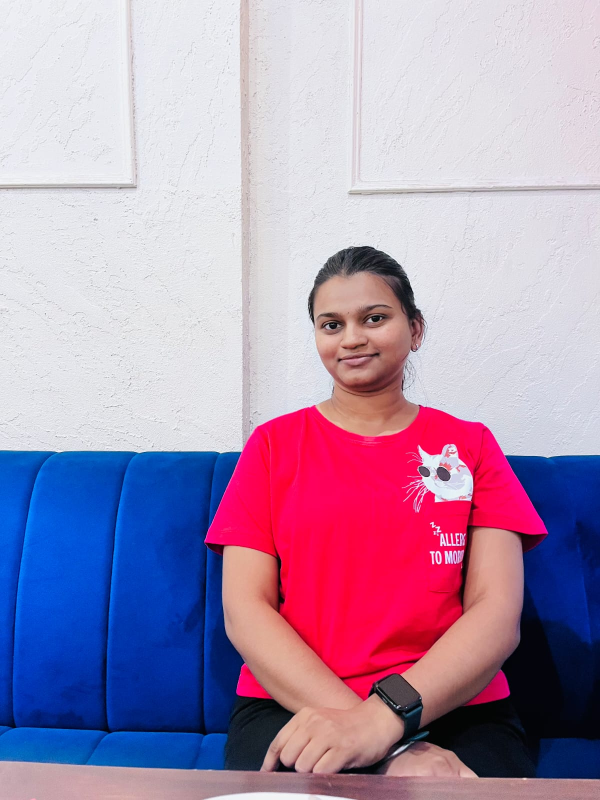
#> input picture data/original_portrait_casual.jpg, 1200 x 1600 px (shown at 1/2 size); the run also reads 1 picture not shown here
$ python run_all.py
#> lines starting #> are read from the running program, lines starting #| are printed output that depends on the picture; after the words box and inside, x2 and y2 are one past the last pixel; in counts of white or black regions, pixels touching at a corner belong together
"""
CCA 3 Computer Vision practical project.
Run from the project root: python src/run_all.py
"""
from pathlib import Path
import cv2, numpy as np, csv
from skimage.metrics import peak_signal_noise_ratio, structural_similarity
from skimage.feature import hog
from skimage import exposure
import matplotlib.pyplot as plt

ROOT = Path(__file__).resolve().parents[1]
DATA, OUT = ROOT / "data", ROOT / "outputs"
OUT.mkdir(exist_ok=True)
IMG1 = cv2.imread(str(DATA / "original_portrait_casual.jpg"))
#> IMG1 is the input picture: shape (1600, 1200, 3); mean B, G, R 176.7, 146.5, 171.3
IMG2 = cv2.imread(str(DATA / "second_portrait_formal.jpg"))
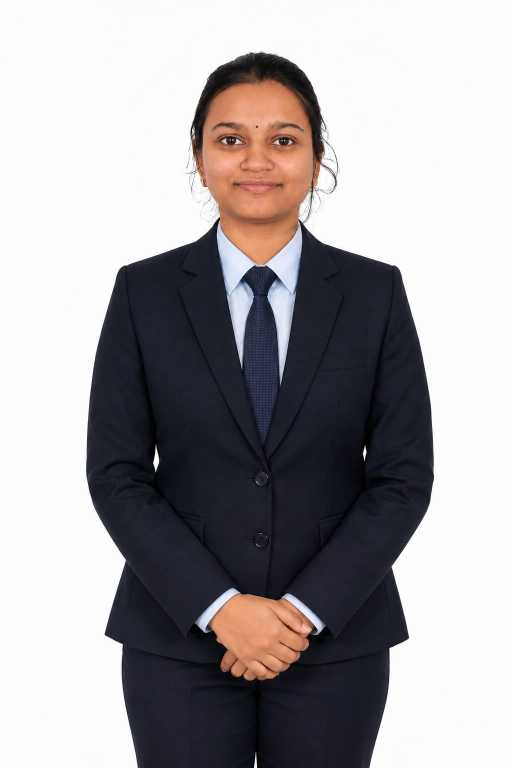
#> input picture data/second_portrait_formal.jpg, 1024 x 1536 px (shown at 1/2 size)
#> IMG2 is the input picture: shape (1536, 1024, 3); mean B, G, R 163.2, 161.3, 164.5
if IMG1 is None or IMG2 is None:
    raise FileNotFoundError("Place both portrait images in the data folder using the supplied filenames.")
rng = np.random.default_rng(42)
rgb = cv2.cvtColor(IMG1, cv2.COLOR_BGR2RGB)
h, w = rgb.shape[:2]
#> h = 1600; w = 1200
gaussian_noisy = np.clip(rgb.astype(np.float32) + rng.normal(0, 22, rgb.shape), 0, 255).astype(np.uint8)
sp_noisy = rgb.copy()
r = rng.random((h, w))
sp_noisy[r < .025] = 0
sp_noisy[r > .975] = 255
gaussian_restored = cv2.GaussianBlur(gaussian_noisy, (5, 5), 1.2)
median_restored = cv2.medianBlur(sp_noisy, 5)

def save_rgb(name, im):
    cv2.imwrite(str(OUT / name), cv2.cvtColor(im, cv2.COLOR_RGB2BGR))
save_rgb("01_original.png", rgb)
save_rgb("02_gaussian_noise.png", gaussian_noisy)
save_rgb("03_gaussian_restored.png", gaussian_restored)
save_rgb("04_salt_pepper_noise.png", sp_noisy)
save_rgb("05_median_restored.png", median_restored)
metrics = [
    ["Gaussian noise + Gaussian filter",
     peak_signal_noise_ratio(rgb, gaussian_restored, data_range=255),
     structural_similarity(rgb, gaussian_restored, channel_axis=2, data_range=255)],
    ["Salt-and-pepper noise + Median filter",
     peak_signal_noise_ratio(rgb, median_restored, data_range=255),
     structural_similarity(rgb, median_restored, channel_axis=2, data_range=255)]
]
#> metrics = [['Gaussian noise + Gaussian filter', 30.31, 0.67], ['Salt-and-pepper noise + Median filter', 33.13, 0.842]]
with open(OUT / "restoration_metrics.csv", "w", newline="") as f:
    writer = csv.writer(f); writer.writerow(["Experiment", "PSNR_dB", "SSIM"]); writer.writerows(metrics)

# Thresholding, morphology, Canny, watershed on second portrait.
gray = cv2.cvtColor(IMG2, cv2.COLOR_BGR2GRAY)
_, binary = cv2.threshold(gray, 0, 255, cv2.THRESH_BINARY_INV + cv2.THRESH_OTSU)
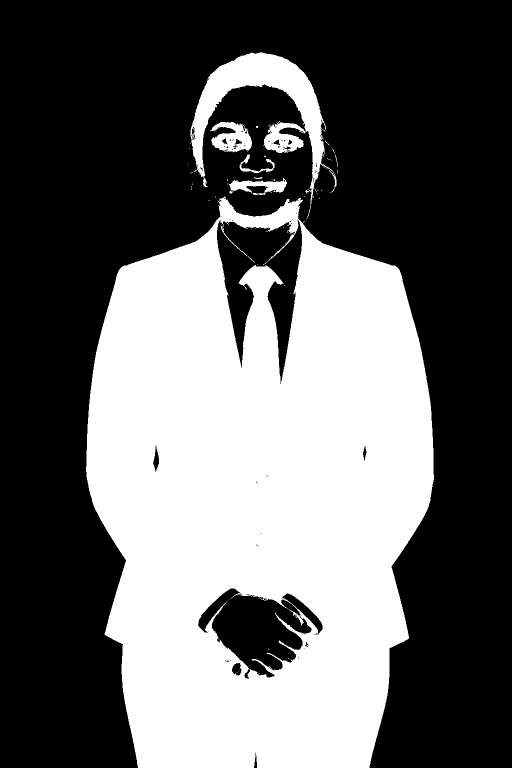
#> binary: shape (1536, 1024) (shown at 1/2 size); 39.1% white; 96 white regions (85 under 20 px), largest, box (x1, y1, x2, y2) and area: (172, 393, 868, 1536) 583585, (381, 104, 673, 438) 21890, (420, 244, 504, 305) 3123
kernel = np.ones((5, 5), np.uint8)
ops = {
    "06_binary_mask.png": binary,
    "07_erosion.png": cv2.erode(binary, kernel, iterations=1),
    "08_dilation.png": cv2.dilate(binary, kernel, iterations=1),
    "09_opening.png": cv2.morphologyEx(binary, cv2.MORPH_OPEN, kernel),
    "10_closing.png": cv2.morphologyEx(binary, cv2.MORPH_CLOSE, kernel),
    "11_canny_edges.png": cv2.Canny(gray, 80, 160)
}
for name, im in ops.items(): cv2.imwrite(str(OUT / name), im)
#> this loop made 6 passes
#> name on passes 1 to 6: '06_binary_mask.png', '07_erosion.png', '08_dilation.png', '09_opening.png', '10_closing.png', '11_canny_edges.png'
sure_bg = cv2.dilate(binary, kernel, iterations=3)
#> sure_bg: shape (1536, 1024); 43.6% white; 3 white regions, box (x1, y1, x2, y2) and area: (166, 98, 874, 1536) 685696, (377, 356, 393, 386) 420, (506, 246, 523, 262) 268
dist = cv2.distanceTransform(binary, cv2.DIST_L2, 5)
_, sure_fg = cv2.threshold(dist, .35 * dist.max(), 255, 0)
#> sure_fg: shape (1536, 1024) float32; 19.2% white; 1 white region, box (x1, y1, x2, y2) and area: (224, 538, 816, 1536) 302219
sure_fg = np.uint8(sure_fg)
unknown = cv2.subtract(sure_bg, sure_fg)
#> unknown: shape (1536, 1024); 24.4% white; 7 white regions, largest, box (x1, y1, x2, y2) and area: (166, 98, 874, 1536) 267048, (344, 899, 698, 1409) 82996, (254, 839, 370, 996) 14345
_, markers = cv2.connectedComponents(sure_fg)
markers += 1
markers[unknown == 255] = 0
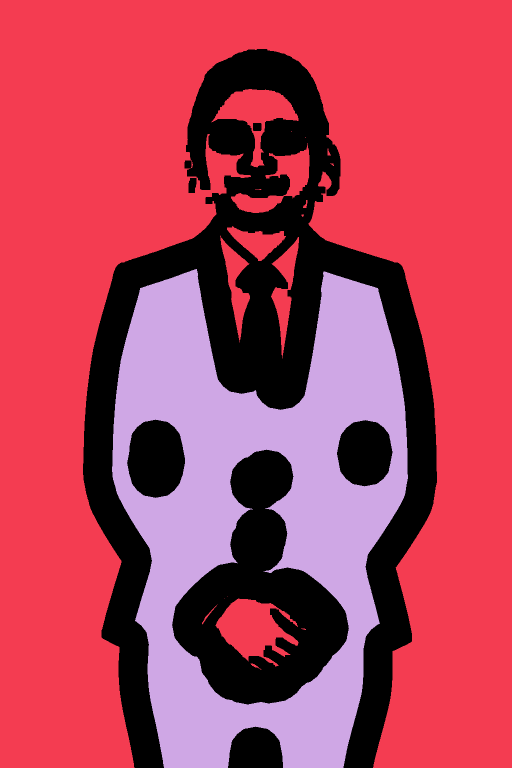
#> markers: shape (1536, 1024) int32 (shown at 1/2 size); 3 distinct labels, from 0 to 2; one colour per label, 0 black
markers = cv2.watershed(IMG2.copy(), markers)
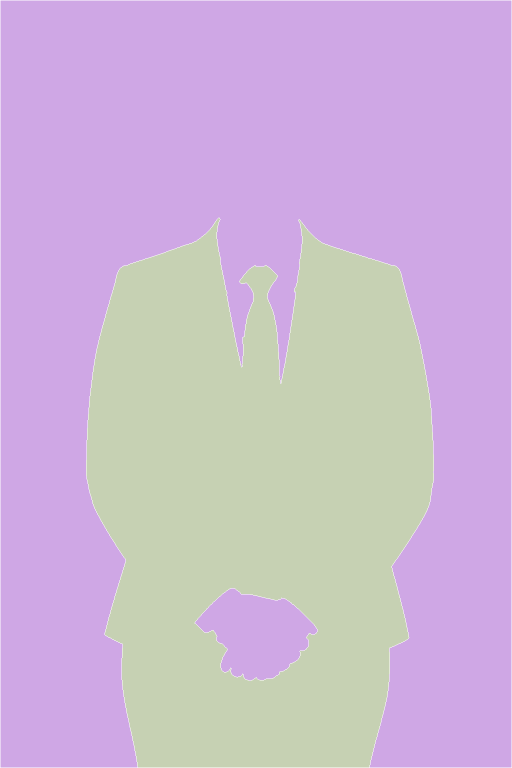
#> markers: shape (1536, 1024) int32 (shown at 1/2 size); 3 distinct labels, from -1 to 2; one colour per label, 0 black, -1 white
watershed = IMG2.copy(); watershed[markers == -1] = [0, 0, 255]
#> after `watershed[markers == -1] = [0, 0, 255]`: watershed: shape (1536, 1024, 3); 0.59% of pixels changed, all inside (x1, y1, x2, y2) = (0, 0, 1024, 1536)
cv2.imwrite(str(OUT / "12_watershed_boundaries.png"), watershed)

# HOG visualization.
gray1 = cv2.cvtColor(IMG1, cv2.COLOR_BGR2GRAY)
_, hog_image = hog(gray1, orientations=9, pixels_per_cell=(16, 16),
                   cells_per_block=(2, 2), visualize=True, block_norm="L2-Hys")
plt.figure(figsize=(7, 8)); plt.imshow(exposure.rescale_intensity(hog_image), cmap="gray")
plt.axis("off"); plt.title("HOG visualization"); plt.tight_layout()
plt.savefig(OUT / "13_hog_visualization.png", dpi=150); plt.close()

# SIFT matching between the two supplied photographs and rotated first image.
def fit_size(im, maxdim=900):
#> called with maxdim = 900
    hh, ww = im.shape[:2]; scale = min(1, maxdim / max(hh, ww))
#> after `hh, ww = im.shape[:2]`: hh = 1600; ww = 1200
#> after `scale = min(1, maxdim / max(hh, ww))`: scale = 0.562
    return cv2.resize(im, (int(ww * scale), int(hh * scale))) if scale < 1 else im.copy()
a = cv2.cvtColor(fit_size(IMG1), cv2.COLOR_BGR2GRAY)
b = cv2.cvtColor(fit_size(IMG2), cv2.COLOR_BGR2GRAY)
sift = cv2.SIFT_create(); k1, d1 = sift.detectAndCompute(a, None); k2, d2 = sift.detectAndCompute(b, None)
#> after `k1, d1 = sift.detectAndCompute(a, None)`: k1 = 472 keypoints; strongest (x, y, size): (499, 533, 10.3), (445, 847, 2.5), (516, 610, 1.9), (487, 633, 1.9)
#> after `k2, d2 = sift.detectAndCompute(b, None)`: k2 = 300 keypoints; strongest (x, y, size): (183, 541, 5.8), (305, 328, 22.4), (330, 354, 21.3), (281, 355, 20.5)
matcher = cv2.BFMatcher()
def ratio_matches(dA, dB):
    if dA is None or dB is None or len(dB) < 2: return []
    return [m for m, n in matcher.knnMatch(dA, dB, k=2) if m.distance < .75 * n.distance]
matches = ratio_matches(d1, d2)
#> matches = 17 matches
cv2.imwrite(str(OUT / "14_sift_keypoints_first.jpg"),
            cv2.drawKeypoints(a, k1, None, flags=cv2.DRAW_MATCHES_FLAGS_DRAW_RICH_KEYPOINTS))
cv2.imwrite(str(OUT / "15_sift_keypoints_second.jpg"),
            cv2.drawKeypoints(b, k2, None, flags=cv2.DRAW_MATCHES_FLAGS_DRAW_RICH_KEYPOINTS))
cv2.imwrite(str(OUT / "16_sift_matching_two_portraits.jpg"),
            cv2.drawMatches(a, k1, b, k2, matches[:60], None,
                            flags=cv2.DrawMatchesFlags_NOT_DRAW_SINGLE_POINTS))
rot = cv2.warpAffine(a, cv2.getRotationMatrix2D((a.shape[1]/2, a.shape[0]/2), 15, 1),
                     (a.shape[1], a.shape[0]))
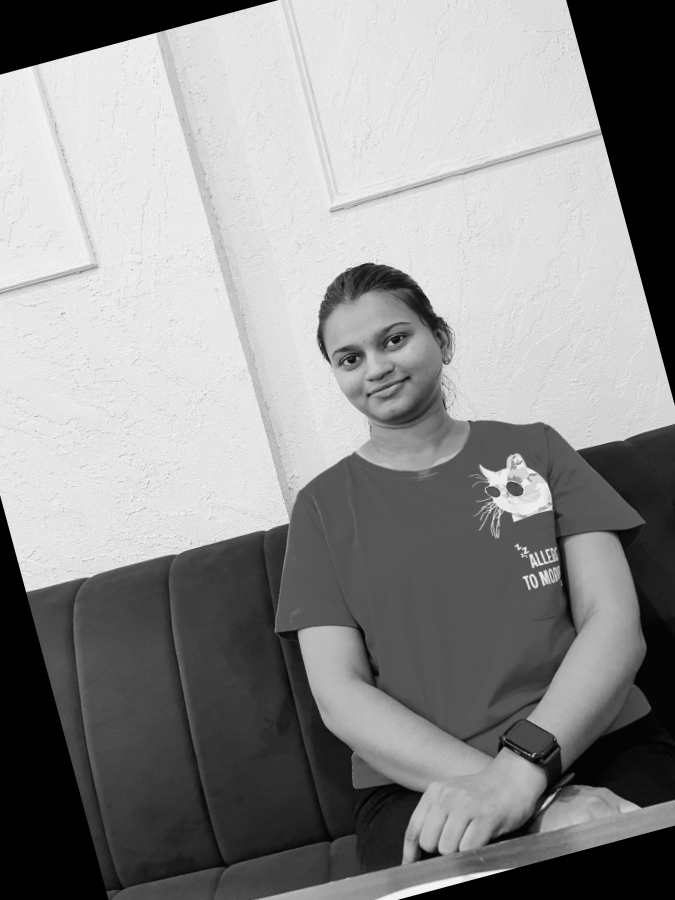
#> rot: shape (900, 675); min 0, max 246, mean 141.1
kr, dr = sift.detectAndCompute(rot, None); rm = ratio_matches(d1, dr)
#> after `kr, dr = sift.detectAndCompute(rot, None)`: kr = 573 keypoints; strongest (x, y, size): (515, 488, 10.3), (544, 806, 2.5), (594, 818, 43.1), (33, 579, 18.1)
#> after `rm = ratio_matches(d1, dr)`: rm = 290 matches
cv2.imwrite(str(OUT / "17_sift_rotation_matching.jpg"),
            cv2.drawMatches(a, k1, rot, kr, rm[:60], None,
                            flags=cv2.DrawMatchesFlags_NOT_DRAW_SINGLE_POINTS))
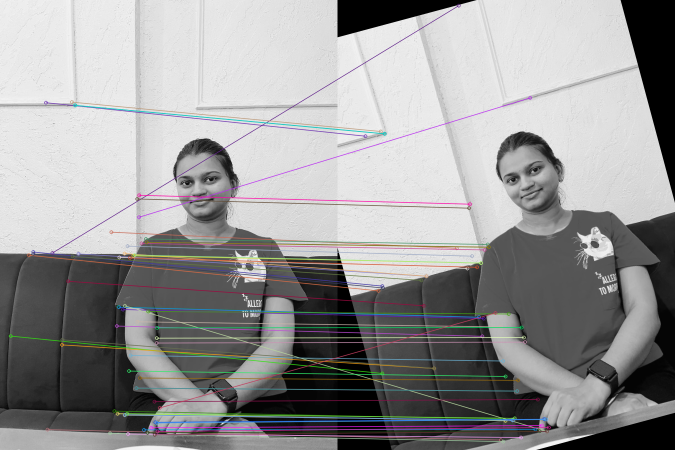
#> saved as 17_sift_rotation_matching.jpg: shape (900, 1350, 3) (shown at 1/2 size); mean B, G, R 150.4, 150.1, 150.5

# Viola-Jones/Haar face detection.
cascade = cv2.CascadeClassifier(cv2.data.haarcascades + "haarcascade_frontalface_default.xml")
face_counts = []
for i, im in enumerate([IMG1, IMG2], 1):
    faces = cascade.detectMultiScale(cv2.cvtColor(im, cv2.COLOR_BGR2GRAY),
                                     scaleFactor=1.1, minNeighbors=5, minSize=(40, 40))
    annotated = im.copy()
    for x, y, ww, hh in faces:
        cv2.rectangle(annotated, (x, y), (x+ww, y+hh), (0,255,0), 3)
        cv2.putText(annotated, "Haar face", (x, y-10), cv2.FONT_HERSHEY_SIMPLEX, .8, (0,255,0), 2)
    cv2.imwrite(str(OUT / f"18_haar_face_detection_{i}.jpg"), annotated)
    face_counts.append(len(faces))
#> this loop made 2 passes
#> (i, faces) on passes 1 to 2: (1, [[592, 550, 237, 237]]), (2, [[370, 171, 288, 288]])
#> after the loop, face_counts = [1, 1]

# Video: frame differencing, MOG2 background subtraction and Lucas-Kanade flow.
video = DATA / "sample_video_coverr.mp4"
cap = cv2.VideoCapture(str(video))
if cap.isOpened():
    fps = cap.get(cv2.CAP_PROP_FPS); count = int(cap.get(cv2.CAP_PROP_FRAME_COUNT))
#> after `fps = cap.get(cv2.CAP_PROP_FPS)`: fps = 30
#> after `count = int(cap.get(cv2.CAP_PROP_FRAME_COUNT))`: count = 1
    ok, prev = cap.read()
    if ok:
        prev = cv2.resize(prev, (640, int(prev.shape[0] * 640 / prev.shape[1])))
#> prev: shape (853, 640, 3)
        prevgray = cv2.cvtColor(prev, cv2.COLOR_BGR2GRAY)
        mog = cv2.createBackgroundSubtractorMOG2(history=100, varThreshold=25, detectShadows=True)
        mog.apply(prev); saved = 0
        while True:
            ok, frame = cap.read()
            if not ok: break
            if int(cap.get(cv2.CAP_PROP_POS_FRAMES)) % 5: continue
            frame = cv2.resize(frame, (640, int(frame.shape[0] * 640 / frame.shape[1])))
            gray = cv2.cvtColor(frame, cv2.COLOR_BGR2GRAY)
            diff = cv2.medianBlur(cv2.threshold(cv2.absdiff(prevgray, gray), 25, 255,
                                                cv2.THRESH_BINARY)[1], 5)
#> diff: shape (853, 640); every value is 0
            fg = cv2.medianBlur(mog.apply(frame), 5)
            flowvis = frame.copy()
            p0 = cv2.goodFeaturesToTrack(prevgray, maxCorners=100, qualityLevel=.3,
                                         minDistance=7, blockSize=7)
#> p0 = 27 rows, first 8: [483, 579], [467, 564], [466, 532], [462, 589], [489, 571], [461, 559], [350, 346], [455, 505]
            if p0 is not None:
                p1, st, err = cv2.calcOpticalFlowPyrLK(prevgray, gray, p0, None)
#> p1 has the same summary as p0; st = 27 values from 1 to 1; err = 27 values from 0 to 0
                if p1 is not None:
                    for new, old in zip(p1[st.flatten()==1], p0[st.flatten()==1]):
                        x, y = new.ravel().astype(int); ox, oy = old.ravel().astype(int)
                        cv2.arrowedLine(flowvis, (ox,oy), (x,y), (0,255,0), 1, tipLength=.3)
                        cv2.circle(flowvis, (x,y), 2, (0,0,255), -1)
#> this loop made 27 passes
#> (x, y, ox, oy) on passes 1 to 12: (483, 579, 483, 579), (467, 564, 467, 564), (466, 532, 466, 532), (462, 589, 462, 589), (489, 571, 489, 571), (461, 559, 461, 559), (350, 346, 350, 346), (455, 505, 455, 505), (468, 599, 468, 599), (500, 531, 500, 531), (394, 339, 394, 339), (422, 752, 422, 752)
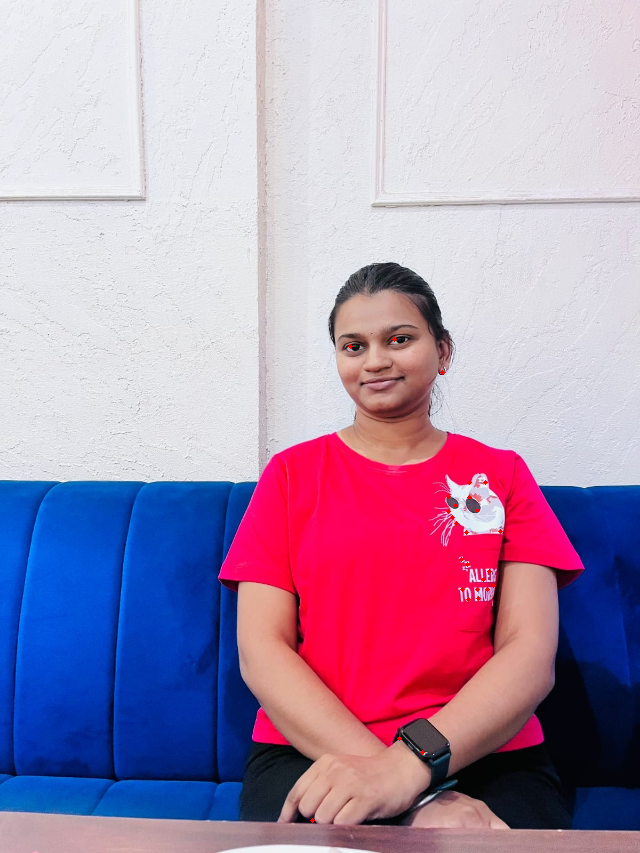
#> flowvis: shape (853, 640, 3); mean B, G, R 176.5, 146.3, 171.3
            if saved < 6:
                cv2.imwrite(str(OUT / f"video_frame_{saved+1}.jpg"), frame)
                cv2.imwrite(str(OUT / f"video_frame_difference_{saved+1}.jpg"), diff)
                cv2.imwrite(str(OUT / f"video_mog2_foreground_{saved+1}.jpg"), fg)
                cv2.imwrite(str(OUT / f"video_lucas_kanade_{saved+1}.jpg"), flowvis)
                saved += 1
            prevgray = gray
    cap.release()
print("Processing complete. See the outputs folder.")
